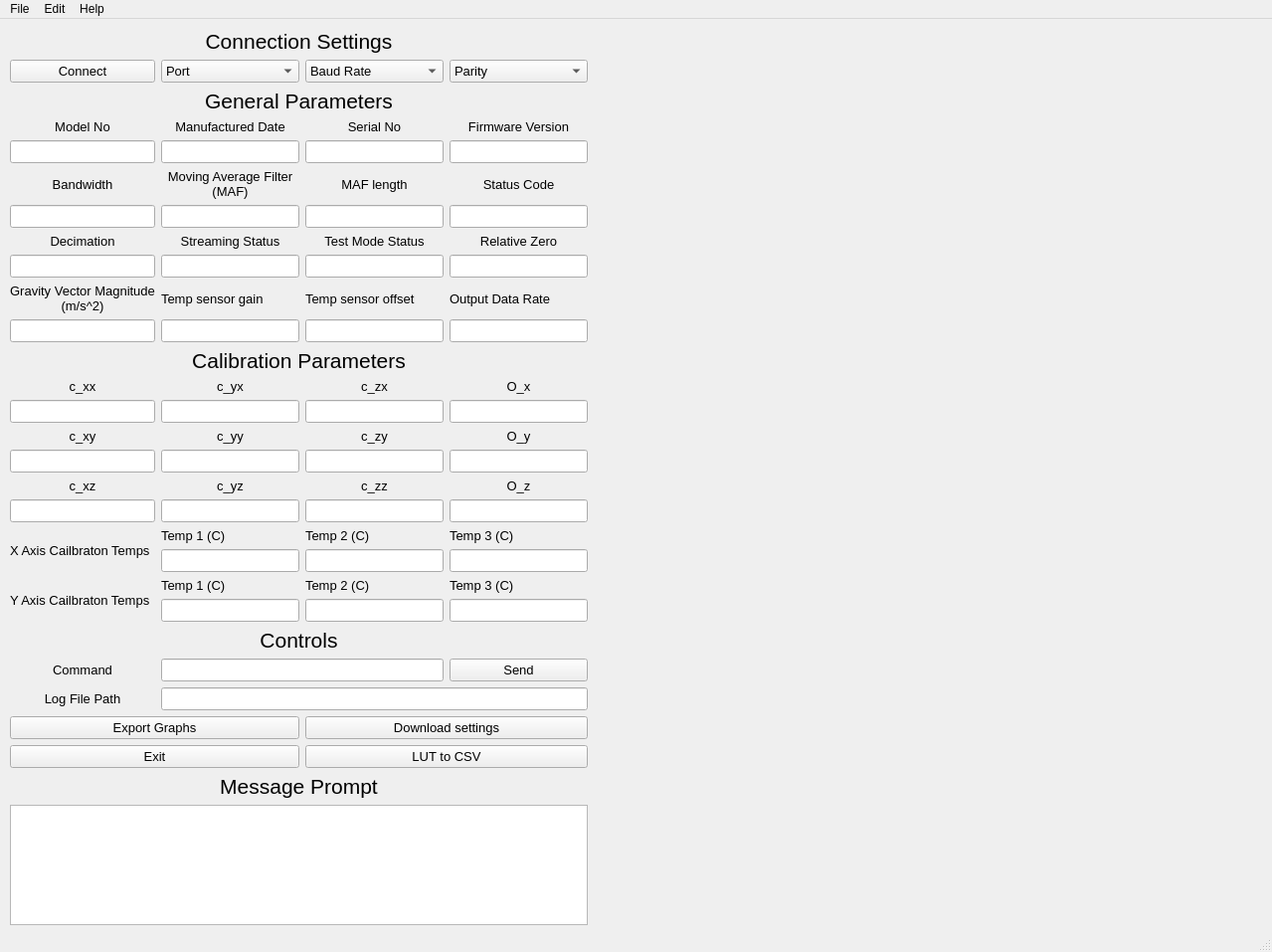
<?xml version="1.0" encoding="UTF-8"?>
<ui version="4.0">
 <class>MainWindow</class>
 <widget class="QMainWindow" name="MainWindow">
  <property name="geometry">
   <rect>
    <x>0</x>
    <y>0</y>
    <width>1279</width>
    <height>957</height>
   </rect>
  </property>
  <property name="windowTitle">
   <string>JDx Display App</string>
  </property>
  <widget class="QWidget" name="centralwidget">
   <widget class="QWidget" name="gridLayoutWidget">
    <property name="geometry">
     <rect>
      <x>10</x>
      <y>10</y>
      <width>581</width>
      <height>901</height>
     </rect>
    </property>
    <property name="font">
     <font>
      <pointsize>10</pointsize>
     </font>
    </property>
    <layout class="QGridLayout" name="gridLayout">
     <item row="22" column="0" rowspan="2">
      <widget class="QLabel" name="label_35">
       <property name="text">
        <string>Y Axis Cailbraton Temps</string>
       </property>
      </widget>
     </item>
     <item row="22" column="2">
      <widget class="QLabel" name="label_37">
       <property name="text">
        <string>Temp 2 (C)</string>
       </property>
      </widget>
     </item>
     <item row="6" column="1">
      <widget class="QLineEdit" name="maf_le">
       <property name="font">
        <font>
         <pointsize>10</pointsize>
        </font>
       </property>
       <property name="alignment">
        <set>Qt::AlignCenter</set>
       </property>
      </widget>
     </item>
     <item row="1" column="0">
      <widget class="QPushButton" name="connect_pb">
       <property name="font">
        <font>
         <pointsize>10</pointsize>
        </font>
       </property>
       <property name="text">
        <string>Connect</string>
       </property>
      </widget>
     </item>
     <item row="3" column="0">
      <widget class="QLabel" name="label_19">
       <property name="text">
        <string>Model No</string>
       </property>
       <property name="alignment">
        <set>Qt::AlignCenter</set>
       </property>
      </widget>
     </item>
     <item row="1" column="1">
      <widget class="QComboBox" name="port_cb">
       <property name="font">
        <font>
         <pointsize>10</pointsize>
         <stylestrategy>PreferDefault</stylestrategy>
        </font>
       </property>
       <property name="currentText">
        <string>Port</string>
       </property>
       <item>
        <property name="text">
         <string>Port</string>
        </property>
       </item>
      </widget>
     </item>
     <item row="6" column="0">
      <widget class="QLineEdit" name="bandwidth_le">
       <property name="font">
        <font>
         <pointsize>10</pointsize>
        </font>
       </property>
       <property name="alignment">
        <set>Qt::AlignCenter</set>
       </property>
      </widget>
     </item>
     <item row="1" column="3">
      <widget class="QComboBox" name="parity_cb">
       <property name="font">
        <font>
         <pointsize>10</pointsize>
        </font>
       </property>
       <property name="currentText">
        <string>Parity</string>
       </property>
       <item>
        <property name="text">
         <string>Parity</string>
        </property>
       </item>
       <item>
        <property name="text">
         <string>N</string>
        </property>
       </item>
       <item>
        <property name="text">
         <string>E</string>
        </property>
       </item>
       <item>
        <property name="text">
         <string>O</string>
        </property>
       </item>
       <item>
        <property name="text">
         <string>M</string>
        </property>
       </item>
      </widget>
     </item>
     <item row="14" column="0">
      <widget class="QLabel" name="label_9">
       <property name="text">
        <string>c_xx</string>
       </property>
       <property name="alignment">
        <set>Qt::AlignCenter</set>
       </property>
      </widget>
     </item>
     <item row="5" column="2">
      <widget class="QLabel" name="label_6">
       <property name="font">
        <font>
         <pointsize>10</pointsize>
        </font>
       </property>
       <property name="text">
        <string>MAF length</string>
       </property>
       <property name="alignment">
        <set>Qt::AlignCenter</set>
       </property>
      </widget>
     </item>
     <item row="1" column="2">
      <widget class="QComboBox" name="baud_cb">
       <property name="font">
        <font>
         <pointsize>10</pointsize>
        </font>
       </property>
       <property name="currentText">
        <string>Baud Rate</string>
       </property>
       <item>
        <property name="text">
         <string>Baud Rate</string>
        </property>
       </item>
       <item>
        <property name="text">
         <string>9600</string>
        </property>
       </item>
       <item>
        <property name="text">
         <string>19200</string>
        </property>
       </item>
       <item>
        <property name="text">
         <string>115200</string>
        </property>
       </item>
      </widget>
     </item>
     <item row="5" column="1">
      <widget class="QLabel" name="label_4">
       <property name="font">
        <font>
         <pointsize>10</pointsize>
        </font>
       </property>
       <property name="text">
        <string>Moving Average Filter (MAF)</string>
       </property>
       <property name="alignment">
        <set>Qt::AlignCenter</set>
       </property>
       <property name="wordWrap">
        <bool>true</bool>
       </property>
      </widget>
     </item>
     <item row="25" column="3">
      <widget class="QPushButton" name="send_pb">
       <property name="font">
        <font>
         <pointsize>10</pointsize>
        </font>
       </property>
       <property name="text">
        <string>Send</string>
       </property>
      </widget>
     </item>
     <item row="25" column="0">
      <widget class="QLabel" name="label_7">
       <property name="font">
        <font>
         <pointsize>10</pointsize>
        </font>
       </property>
       <property name="text">
        <string>Command</string>
       </property>
       <property name="alignment">
        <set>Qt::AlignCenter</set>
       </property>
      </widget>
     </item>
     <item row="6" column="3">
      <widget class="QLineEdit" name="status_le">
       <property name="font">
        <font>
         <pointsize>10</pointsize>
        </font>
       </property>
       <property name="alignment">
        <set>Qt::AlignCenter</set>
       </property>
      </widget>
     </item>
     <item row="5" column="3">
      <widget class="QLabel" name="label_5">
       <property name="font">
        <font>
         <pointsize>10</pointsize>
        </font>
       </property>
       <property name="text">
        <string>Status Code</string>
       </property>
       <property name="alignment">
        <set>Qt::AlignCenter</set>
       </property>
      </widget>
     </item>
     <item row="6" column="2">
      <widget class="QLineEdit" name="maf_length_le">
       <property name="font">
        <font>
         <pointsize>10</pointsize>
        </font>
       </property>
       <property name="alignment">
        <set>Qt::AlignCenter</set>
       </property>
      </widget>
     </item>
     <item row="5" column="0">
      <widget class="QLabel" name="label_3">
       <property name="font">
        <font>
         <pointsize>10</pointsize>
        </font>
       </property>
       <property name="text">
        <string>Bandwidth</string>
       </property>
       <property name="alignment">
        <set>Qt::AlignCenter</set>
       </property>
      </widget>
     </item>
     <item row="26" column="0">
      <widget class="QLabel" name="label_8">
       <property name="font">
        <font>
         <pointsize>10</pointsize>
        </font>
       </property>
       <property name="text">
        <string>Log File Path</string>
       </property>
       <property name="alignment">
        <set>Qt::AlignCenter</set>
       </property>
      </widget>
     </item>
     <item row="26" column="1" colspan="3">
      <widget class="QLineEdit" name="log_filepath_le">
       <property name="font">
        <font>
         <pointsize>10</pointsize>
        </font>
       </property>
      </widget>
     </item>
     <item row="25" column="1" colspan="2">
      <widget class="QLineEdit" name="command_le">
       <property name="font">
        <font>
         <pointsize>10</pointsize>
        </font>
       </property>
      </widget>
     </item>
     <item row="29" column="2" colspan="2">
      <widget class="QPushButton" name="dump_lut_pb">
       <property name="font">
        <font>
         <pointsize>10</pointsize>
        </font>
       </property>
       <property name="text">
        <string>LUT to CSV</string>
       </property>
      </widget>
     </item>
     <item row="15" column="0">
      <widget class="QLineEdit" name="c_xx_le">
       <property name="alignment">
        <set>Qt::AlignCenter</set>
       </property>
      </widget>
     </item>
     <item row="15" column="1">
      <widget class="QLineEdit" name="c_yx_le">
       <property name="alignment">
        <set>Qt::AlignCenter</set>
       </property>
      </widget>
     </item>
     <item row="15" column="3">
      <widget class="QLineEdit" name="O_x_le">
       <property name="alignment">
        <set>Qt::AlignCenter</set>
       </property>
      </widget>
     </item>
     <item row="14" column="1">
      <widget class="QLabel" name="label_16">
       <property name="text">
        <string>c_yx</string>
       </property>
       <property name="alignment">
        <set>Qt::AlignCenter</set>
       </property>
      </widget>
     </item>
     <item row="16" column="1">
      <widget class="QLabel" name="label_18">
       <property name="text">
        <string>c_yy</string>
       </property>
       <property name="alignment">
        <set>Qt::AlignCenter</set>
       </property>
      </widget>
     </item>
     <item row="14" column="2">
      <widget class="QLabel" name="label_15">
       <property name="text">
        <string>c_zx</string>
       </property>
       <property name="alignment">
        <set>Qt::AlignCenter</set>
       </property>
      </widget>
     </item>
     <item row="14" column="3">
      <widget class="QLabel" name="label_14">
       <property name="text">
        <string>O_x</string>
       </property>
       <property name="alignment">
        <set>Qt::AlignCenter</set>
       </property>
      </widget>
     </item>
     <item row="15" column="2">
      <widget class="QLineEdit" name="c_zx_le">
       <property name="alignment">
        <set>Qt::AlignCenter</set>
       </property>
      </widget>
     </item>
     <item row="16" column="0">
      <widget class="QLabel" name="label_13">
       <property name="text">
        <string>c_xy</string>
       </property>
       <property name="alignment">
        <set>Qt::AlignCenter</set>
       </property>
      </widget>
     </item>
     <item row="17" column="0">
      <widget class="QLineEdit" name="c_xy_le">
       <property name="alignment">
        <set>Qt::AlignCenter</set>
       </property>
      </widget>
     </item>
     <item row="10" column="1">
      <widget class="QLineEdit" name="streaming_status_le">
       <property name="alignment">
        <set>Qt::AlignCenter</set>
       </property>
      </widget>
     </item>
     <item row="7" column="2">
      <widget class="QLabel" name="label_11">
       <property name="text">
        <string>Test Mode Status</string>
       </property>
       <property name="alignment">
        <set>Qt::AlignCenter</set>
       </property>
      </widget>
     </item>
     <item row="10" column="2">
      <widget class="QLineEdit" name="test_mode_le">
       <property name="alignment">
        <set>Qt::AlignCenter</set>
       </property>
      </widget>
     </item>
     <item row="7" column="3">
      <widget class="QLabel" name="label_10">
       <property name="text">
        <string>Relative Zero</string>
       </property>
       <property name="alignment">
        <set>Qt::AlignCenter</set>
       </property>
      </widget>
     </item>
     <item row="16" column="2">
      <widget class="QLabel" name="lable_3">
       <property name="text">
        <string>c_zy</string>
       </property>
       <property name="alignment">
        <set>Qt::AlignCenter</set>
       </property>
      </widget>
     </item>
     <item row="10" column="3">
      <widget class="QLineEdit" name="relative_offset_le">
       <property name="alignment">
        <set>Qt::AlignCenter</set>
       </property>
      </widget>
     </item>
     <item row="7" column="1">
      <widget class="QLabel" name="label_12">
       <property name="text">
        <string>Streaming Status</string>
       </property>
       <property name="alignment">
        <set>Qt::AlignCenter</set>
       </property>
      </widget>
     </item>
     <item row="16" column="3">
      <widget class="QLabel" name="label_26">
       <property name="text">
        <string>O_y</string>
       </property>
       <property name="alignment">
        <set>Qt::AlignCenter</set>
       </property>
      </widget>
     </item>
     <item row="10" column="0">
      <widget class="QLineEdit" name="decimation_le">
       <property name="alignment">
        <set>Qt::AlignCenter</set>
       </property>
      </widget>
     </item>
     <item row="19" column="1">
      <widget class="QLineEdit" name="c_yz_le">
       <property name="alignment">
        <set>Qt::AlignCenter</set>
       </property>
      </widget>
     </item>
     <item row="17" column="2">
      <widget class="QLineEdit" name="c_zy_le">
       <property name="alignment">
        <set>Qt::AlignCenter</set>
       </property>
      </widget>
     </item>
     <item row="7" column="0">
      <widget class="QLabel" name="label">
       <property name="text">
        <string>Decimation</string>
       </property>
       <property name="alignment">
        <set>Qt::AlignCenter</set>
       </property>
      </widget>
     </item>
     <item row="17" column="1">
      <widget class="QLineEdit" name="c_yy_le">
       <property name="alignment">
        <set>Qt::AlignCenter</set>
       </property>
      </widget>
     </item>
     <item row="18" column="0">
      <widget class="QLabel" name="label_17">
       <property name="text">
        <string>c_xz</string>
       </property>
       <property name="alignment">
        <set>Qt::AlignCenter</set>
       </property>
      </widget>
     </item>
     <item row="17" column="3">
      <widget class="QLineEdit" name="O_y_le">
       <property name="alignment">
        <set>Qt::AlignCenter</set>
       </property>
      </widget>
     </item>
     <item row="18" column="2">
      <widget class="QLabel" name="label_24">
       <property name="text">
        <string>c_zz</string>
       </property>
       <property name="alignment">
        <set>Qt::AlignCenter</set>
       </property>
      </widget>
     </item>
     <item row="18" column="1">
      <widget class="QLabel" name="label_25">
       <property name="text">
        <string>c_yz</string>
       </property>
       <property name="alignment">
        <set>Qt::AlignCenter</set>
       </property>
      </widget>
     </item>
     <item row="19" column="3">
      <widget class="QLineEdit" name="O_z_le">
       <property name="alignment">
        <set>Qt::AlignCenter</set>
       </property>
      </widget>
     </item>
     <item row="19" column="2">
      <widget class="QLineEdit" name="c_zz_le">
       <property name="alignment">
        <set>Qt::AlignCenter</set>
       </property>
      </widget>
     </item>
     <item row="33" column="0" colspan="4">
      <widget class="QTextEdit" name="message_te">
       <property name="font">
        <font>
         <pointsize>10</pointsize>
        </font>
       </property>
      </widget>
     </item>
     <item row="19" column="0">
      <widget class="QLineEdit" name="c_xz_le">
       <property name="alignment">
        <set>Qt::AlignCenter</set>
       </property>
      </widget>
     </item>
     <item row="18" column="3">
      <widget class="QLabel" name="label_23">
       <property name="text">
        <string>O_z</string>
       </property>
       <property name="alignment">
        <set>Qt::AlignCenter</set>
       </property>
      </widget>
     </item>
     <item row="24" column="0" colspan="4">
      <widget class="QLabel" name="label_41">
       <property name="font">
        <font>
         <pointsize>16</pointsize>
        </font>
       </property>
       <property name="text">
        <string>Controls</string>
       </property>
       <property name="alignment">
        <set>Qt::AlignCenter</set>
       </property>
      </widget>
     </item>
     <item row="32" column="0" colspan="4">
      <widget class="QLabel" name="label_2">
       <property name="font">
        <font>
         <pointsize>16</pointsize>
        </font>
       </property>
       <property name="text">
        <string>Message Prompt</string>
       </property>
       <property name="alignment">
        <set>Qt::AlignCenter</set>
       </property>
      </widget>
     </item>
     <item row="29" column="0" colspan="2">
      <widget class="QPushButton" name="exit_pb">
       <property name="font">
        <font>
         <pointsize>10</pointsize>
        </font>
       </property>
       <property name="text">
        <string>Exit</string>
       </property>
      </widget>
     </item>
     <item row="13" column="0" colspan="4">
      <widget class="QLabel" name="label_40">
       <property name="font">
        <font>
         <pointsize>16</pointsize>
        </font>
       </property>
       <property name="text">
        <string>Calibration Parameters</string>
       </property>
       <property name="alignment">
        <set>Qt::AlignCenter</set>
       </property>
      </widget>
     </item>
     <item row="2" column="0" colspan="4">
      <widget class="QLabel" name="label_39">
       <property name="font">
        <font>
         <pointsize>16</pointsize>
        </font>
       </property>
       <property name="text">
        <string>General Parameters</string>
       </property>
       <property name="alignment">
        <set>Qt::AlignCenter</set>
       </property>
      </widget>
     </item>
     <item row="28" column="0" colspan="2">
      <widget class="QPushButton" name="export_pb">
       <property name="text">
        <string>Export Graphs</string>
       </property>
      </widget>
     </item>
     <item row="11" column="2">
      <widget class="QLabel" name="label_29">
       <property name="text">
        <string>Temp sensor offset</string>
       </property>
      </widget>
     </item>
     <item row="21" column="1">
      <widget class="QLineEdit" name="x_cal_temp_1">
       <property name="alignment">
        <set>Qt::AlignCenter</set>
       </property>
      </widget>
     </item>
     <item row="23" column="2">
      <widget class="QLineEdit" name="y_cal_temp_2">
       <property name="alignment">
        <set>Qt::AlignCenter</set>
       </property>
      </widget>
     </item>
     <item row="4" column="0">
      <widget class="QLineEdit" name="model_le">
       <property name="alignment">
        <set>Qt::AlignCenter</set>
       </property>
      </widget>
     </item>
     <item row="4" column="1">
      <widget class="QLineEdit" name="mfg_date_le">
       <property name="alignment">
        <set>Qt::AlignCenter</set>
       </property>
      </widget>
     </item>
     <item row="3" column="3">
      <widget class="QLabel" name="label_22">
       <property name="text">
        <string>Firmware Version</string>
       </property>
       <property name="alignment">
        <set>Qt::AlignCenter</set>
       </property>
      </widget>
     </item>
     <item row="20" column="0" rowspan="2">
      <widget class="QLabel" name="label_31">
       <property name="text">
        <string>X Axis Cailbraton Temps</string>
       </property>
      </widget>
     </item>
     <item row="20" column="1">
      <widget class="QLabel" name="label_32">
       <property name="text">
        <string>Temp 1 (C)</string>
       </property>
      </widget>
     </item>
     <item row="21" column="3">
      <widget class="QLineEdit" name="x_cal_temp_3">
       <property name="alignment">
        <set>Qt::AlignCenter</set>
       </property>
      </widget>
     </item>
     <item row="4" column="3">
      <widget class="QLineEdit" name="fw_version_le">
       <property name="alignment">
        <set>Qt::AlignCenter</set>
       </property>
      </widget>
     </item>
     <item row="4" column="2">
      <widget class="QLineEdit" name="serial_no_le">
       <property name="alignment">
        <set>Qt::AlignCenter</set>
       </property>
      </widget>
     </item>
     <item row="3" column="1">
      <widget class="QLabel" name="label_20">
       <property name="text">
        <string>Manufactured Date</string>
       </property>
       <property name="alignment">
        <set>Qt::AlignCenter</set>
       </property>
      </widget>
     </item>
     <item row="3" column="2">
      <widget class="QLabel" name="label_21">
       <property name="text">
        <string>Serial No</string>
       </property>
       <property name="alignment">
        <set>Qt::AlignCenter</set>
       </property>
      </widget>
     </item>
     <item row="22" column="1">
      <widget class="QLabel" name="label_36">
       <property name="text">
        <string>Temp 1 (C)</string>
       </property>
      </widget>
     </item>
     <item row="28" column="2" colspan="2">
      <widget class="QPushButton" name="dump_settings_pb">
       <property name="text">
        <string>Download settings</string>
       </property>
      </widget>
     </item>
     <item row="23" column="3">
      <widget class="QLineEdit" name="y_cal_temp_3">
       <property name="alignment">
        <set>Qt::AlignCenter</set>
       </property>
      </widget>
     </item>
     <item row="20" column="3">
      <widget class="QLabel" name="label_34">
       <property name="text">
        <string>Temp 3 (C)</string>
       </property>
      </widget>
     </item>
     <item row="23" column="1">
      <widget class="QLineEdit" name="y_cal_temp_1">
       <property name="alignment">
        <set>Qt::AlignCenter</set>
       </property>
      </widget>
     </item>
     <item row="21" column="2">
      <widget class="QLineEdit" name="x_cal_temp_2">
       <property name="alignment">
        <set>Qt::AlignCenter</set>
       </property>
      </widget>
     </item>
     <item row="20" column="2">
      <widget class="QLabel" name="label_33">
       <property name="text">
        <string>Temp 2 (C)</string>
       </property>
      </widget>
     </item>
     <item row="12" column="3">
      <widget class="QLineEdit" name="odr_le">
       <property name="alignment">
        <set>Qt::AlignCenter</set>
       </property>
      </widget>
     </item>
     <item row="12" column="2">
      <widget class="QLineEdit" name="temp_sensor_offset_le">
       <property name="alignment">
        <set>Qt::AlignCenter</set>
       </property>
      </widget>
     </item>
     <item row="11" column="0">
      <widget class="QLabel" name="label_27">
       <property name="text">
        <string>Gravity Vector Magnitude (m/s^2)</string>
       </property>
       <property name="alignment">
        <set>Qt::AlignCenter</set>
       </property>
       <property name="wordWrap">
        <bool>true</bool>
       </property>
      </widget>
     </item>
     <item row="11" column="1">
      <widget class="QLabel" name="label_28">
       <property name="text">
        <string>Temp sensor gain</string>
       </property>
      </widget>
     </item>
     <item row="12" column="0">
      <widget class="QLineEdit" name="g_vector_le">
       <property name="alignment">
        <set>Qt::AlignCenter</set>
       </property>
      </widget>
     </item>
     <item row="11" column="3">
      <widget class="QLabel" name="label_30">
       <property name="text">
        <string>Output Data Rate</string>
       </property>
      </widget>
     </item>
     <item row="22" column="3">
      <widget class="QLabel" name="label_38">
       <property name="text">
        <string>Temp 3 (C)</string>
       </property>
      </widget>
     </item>
     <item row="12" column="1">
      <widget class="QLineEdit" name="temp_sensor_gain_le">
       <property name="alignment">
        <set>Qt::AlignCenter</set>
       </property>
      </widget>
     </item>
     <item row="0" column="0" colspan="4">
      <widget class="QLabel" name="label_42">
       <property name="font">
        <font>
         <pointsize>16</pointsize>
        </font>
       </property>
       <property name="text">
        <string>Connection Settings</string>
       </property>
       <property name="alignment">
        <set>Qt::AlignCenter</set>
       </property>
      </widget>
     </item>
    </layout>
   </widget>
   <widget class="PlotWidget" name="lut_plot_pw" native="true">
    <property name="geometry">
     <rect>
      <x>600</x>
      <y>10</y>
      <width>631</width>
      <height>441</height>
     </rect>
    </property>
    <property name="font">
     <font>
      <pointsize>10</pointsize>
     </font>
    </property>
   </widget>
   <widget class="PlotWidget" name="diff_plot_pw" native="true">
    <property name="geometry">
     <rect>
      <x>600</x>
      <y>470</y>
      <width>631</width>
      <height>441</height>
     </rect>
    </property>
    <property name="font">
     <font>
      <pointsize>10</pointsize>
     </font>
    </property>
   </widget>
  </widget>
  <widget class="QMenuBar" name="menubar">
   <property name="geometry">
    <rect>
     <x>0</x>
     <y>0</y>
     <width>1279</width>
     <height>21</height>
    </rect>
   </property>
   <widget class="QMenu" name="menuFile">
    <property name="title">
     <string>File</string>
    </property>
    <addaction name="actionSave"/>
    <addaction name="actionExit"/>
   </widget>
   <widget class="QMenu" name="menuEdit">
    <property name="title">
     <string>Edit</string>
    </property>
    <addaction name="actionLUT_to_CSV"/>
    <addaction name="actionDownload_Settings"/>
   </widget>
   <widget class="QMenu" name="menuAbout">
    <property name="title">
     <string>Help</string>
    </property>
    <addaction name="actionAbout"/>
   </widget>
   <addaction name="menuFile"/>
   <addaction name="menuEdit"/>
   <addaction name="menuAbout"/>
  </widget>
  <widget class="QStatusBar" name="statusbar"/>
  <action name="actionSave">
   <property name="text">
    <string>Save</string>
   </property>
  </action>
  <action name="actionExit">
   <property name="text">
    <string>Exit</string>
   </property>
  </action>
  <action name="actionLUT_to_CSV">
   <property name="text">
    <string>Log Data</string>
   </property>
  </action>
  <action name="actionAbout">
   <property name="text">
    <string>About</string>
   </property>
  </action>
  <action name="actionDownload_Settings">
   <property name="text">
    <string>Download Settings</string>
   </property>
  </action>
 </widget>
 <customwidgets>
  <customwidget>
   <class>PlotWidget</class>
   <extends>QWidget</extends>
   <header>pyqtgraph</header>
   <container>1</container>
  </customwidget>
 </customwidgets>
 <resources/>
 <connections/>
</ui>
